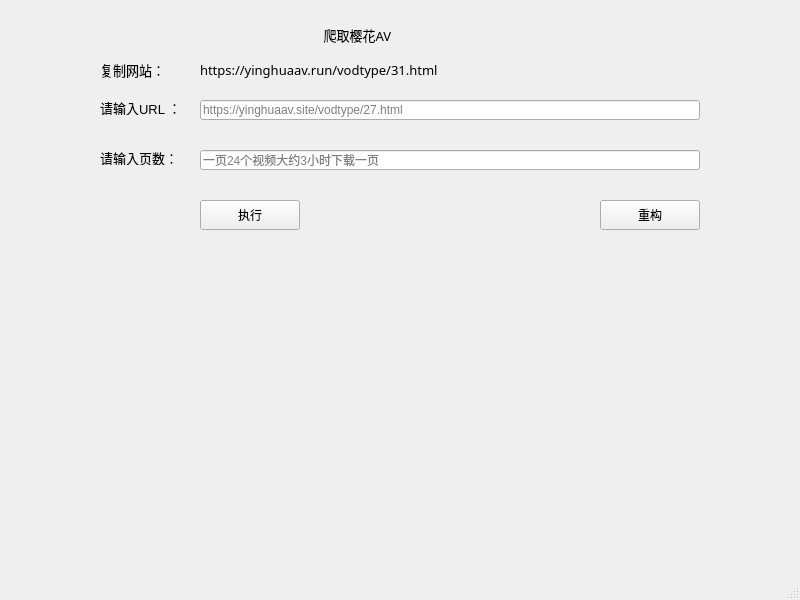
<?xml version="1.0" encoding="UTF-8"?>
<ui version="4.0">
 <class>MainWindow</class>
 <widget class="QMainWindow" name="MainWindow">
  <property name="geometry">
   <rect>
    <x>0</x>
    <y>0</y>
    <width>800</width>
    <height>600</height>
   </rect>
  </property>
  <property name="windowTitle">
   <string>MainWindow</string>
  </property>
  <widget class="QWidget" name="centralwidget">
   <widget class="QLabel" name="label">
    <property name="geometry">
     <rect>
      <x>300</x>
      <y>20</y>
      <width>200</width>
      <height>30</height>
     </rect>
    </property>
    <property name="font">
     <font>
      <family>黑体</family>
      <pointsize>10</pointsize>
     </font>
    </property>
    <property name="text">
     <string>       爬取樱花AV</string>
    </property>
   </widget>
   <widget class="QLabel" name="label_2">
    <property name="geometry">
     <rect>
      <x>100</x>
      <y>100</y>
      <width>100</width>
      <height>15</height>
     </rect>
    </property>
    <property name="font">
     <font>
      <pointsize>10</pointsize>
     </font>
    </property>
    <property name="text">
     <string>请输入URL ：</string>
    </property>
   </widget>
   <widget class="QLineEdit" name="lineEdit">
    <property name="geometry">
     <rect>
      <x>200</x>
      <y>100</y>
      <width>500</width>
      <height>20</height>
     </rect>
    </property>
    <property name="placeholderText">
     <string>https://yinghuaav.site/vodtype/27.html</string>
    </property>
   </widget>
   <widget class="QPushButton" name="pushButton">
    <property name="enabled">
     <bool>true</bool>
    </property>
    <property name="geometry">
     <rect>
      <x>200</x>
      <y>200</y>
      <width>100</width>
      <height>30</height>
     </rect>
    </property>
    <property name="text">
     <string>执行</string>
    </property>
   </widget>
   <widget class="QPushButton" name="pushButton_2">
    <property name="geometry">
     <rect>
      <x>600</x>
      <y>200</y>
      <width>100</width>
      <height>30</height>
     </rect>
    </property>
    <property name="text">
     <string>重构</string>
    </property>
   </widget>
   <widget class="QLabel" name="label_3">
    <property name="geometry">
     <rect>
      <x>100</x>
      <y>150</y>
      <width>100</width>
      <height>15</height>
     </rect>
    </property>
    <property name="font">
     <font>
      <pointsize>10</pointsize>
     </font>
    </property>
    <property name="text">
     <string>请输入页数：</string>
    </property>
   </widget>
   <widget class="QLineEdit" name="lineEdit_2">
    <property name="geometry">
     <rect>
      <x>200</x>
      <y>150</y>
      <width>500</width>
      <height>20</height>
     </rect>
    </property>
    <property name="placeholderText">
     <string>一页24个视频大约3小时下载一页</string>
    </property>
   </widget>
   <widget class="QLabel" name="label_4">
    <property name="geometry">
     <rect>
      <x>200</x>
      <y>60</y>
      <width>400</width>
      <height>20</height>
     </rect>
    </property>
    <property name="font">
     <font>
      <family>黑体</family>
      <pointsize>10</pointsize>
     </font>
    </property>
    <property name="text">
     <string>https://yinghuaav.run/vodtype/31.html</string>
    </property>
   </widget>
   <widget class="QLabel" name="label_5">
    <property name="geometry">
     <rect>
      <x>100</x>
      <y>60</y>
      <width>72</width>
      <height>20</height>
     </rect>
    </property>
    <property name="font">
     <font>
      <family>黑体</family>
      <pointsize>10</pointsize>
     </font>
    </property>
    <property name="text">
     <string>复制网站：</string>
    </property>
   </widget>
  </widget>
  <widget class="QMenuBar" name="menubar">
   <property name="geometry">
    <rect>
     <x>0</x>
     <y>0</y>
     <width>800</width>
     <height>26</height>
    </rect>
   </property>
  </widget>
  <widget class="QStatusBar" name="statusbar"/>
 </widget>
 <resources/>
 <connections>
  <connection>
   <sender>pushButton_2</sender>
   <signal>clicked()</signal>
   <receiver>lineEdit</receiver>
   <slot>clear()</slot>
   <hints>
    <hint type="sourcelabel">
     <x>651</x>
     <y>255</y>
    </hint>
    <hint type="destinationlabel">
     <x>577</x>
     <y>141</y>
    </hint>
   </hints>
  </connection>
  <connection>
   <sender>pushButton</sender>
   <signal>clicked()</signal>
   <receiver>MainWindow</receiver>
   <slot>slot1()</slot>
   <hints>
    <hint type="sourcelabel">
     <x>455</x>
     <y>253</y>
    </hint>
    <hint type="destinationlabel">
     <x>247</x>
     <y>270</y>
    </hint>
   </hints>
  </connection>
  <connection>
   <sender>pushButton_2</sender>
   <signal>clicked()</signal>
   <receiver>lineEdit_2</receiver>
   <slot>clear()</slot>
   <hints>
    <hint type="sourcelabel">
     <x>649</x>
     <y>250</y>
    </hint>
    <hint type="destinationlabel">
     <x>430</x>
     <y>176</y>
    </hint>
   </hints>
  </connection>
  <connection>
   <sender>pushButton</sender>
   <signal>clicked()</signal>
   <receiver>pushButton</receiver>
   <slot>hide()</slot>
   <hints>
    <hint type="sourcelabel">
     <x>449</x>
     <y>240</y>
    </hint>
    <hint type="destinationlabel">
     <x>449</x>
     <y>240</y>
    </hint>
   </hints>
  </connection>
 </connections>
 <slots>
  <slot>slot1()</slot>
 </slots>
</ui>
